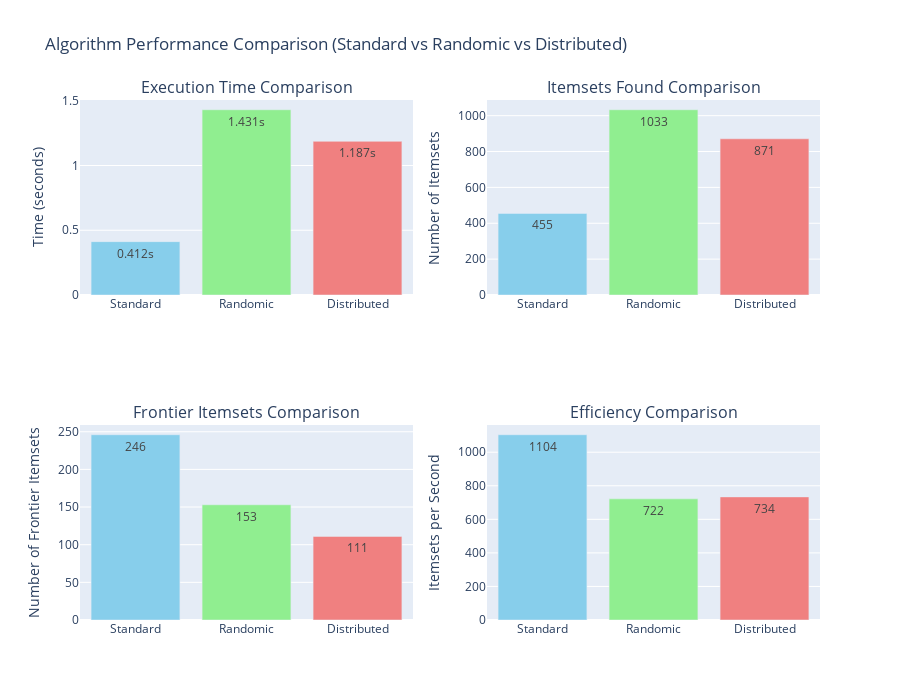

Notebook code for this chart:
### Code cell
# Cell 8.6: Algorithm Performance Visualization
# Create comprehensive algorithm comparison visualization
fig = make_subplots(
    rows=2, cols=2,
    subplot_titles=['Execution Time Comparison', 'Itemsets Found Comparison',
                   'Frontier Itemsets Comparison', 'Efficiency Comparison'],
    specs=[[{"type": "bar"}, {"type": "bar"}],
           [{"type": "bar"}, {"type": "bar"}]]
)

alg_names = list(results.keys())
times = [results[alg]['time'] for alg in alg_names]
itemset_counts = [results[alg]['count'] for alg in alg_names]
frontier_counts = [results[alg]['frontier_count'] for alg in alg_names]
efficiencies = [results[alg]['count']/results[alg]['time'] for alg in alg_names]

colors = ['skyblue', 'lightgreen', 'lightcoral']

# Execution time comparison
fig.add_trace(
    go.Bar(x=alg_names, y=times, name="Execution Time", 
           marker_color=colors, text=[f"{t:.3f}s" for t in times], 
           textposition='auto'),
    row=1, col=1
)

# Itemsets found comparison
fig.add_trace(
    go.Bar(x=alg_names, y=itemset_counts, name="Total Itemsets", 
           marker_color=colors, text=itemset_counts, 
           textposition='auto'),
    row=1, col=2
)

# Frontier itemsets comparison
fig.add_trace(
    go.Bar(x=alg_names, y=frontier_counts, name="Frontier Itemsets", 
           marker_color=colors, text=frontier_counts, 
           textposition='auto'),
    row=2, col=1
)

# Efficiency comparison
fig.add_trace(
    go.Bar(x=alg_names, y=efficiencies, name="Efficiency", 
           marker_color=colors, text=[f"{e:.0f}" for e in efficiencies], 
           textposition='auto'),
    row=2, col=2
)

fig.update_layout(
    height=700,
    title_text="Algorithm Performance Comparison (Standard vs Randomic vs Distributed)",
    showlegend=False
)

# Update axes labels
fig.update_yaxes(title_text="Time (seconds)", row=1, col=1)
fig.update_yaxes(title_text="Number of Itemsets", row=1, col=2)
fig.update_yaxes(title_text="Number of Frontier Itemsets", row=2, col=1)
fig.update_yaxes(title_text="Itemsets per Second", row=2, col=2)

fig.show()

# Save the plot as PNG (with error handling)
try:
    pio.write_image(fig, "final_results/plots/02_algorithm_comparison.png", width=1200, height=700, scale=2)
    print("💾 Plot saved as: final_results/plots/02_algorithm_comparison.png")
except ValueError as e:
    if "kaleido" in str(e):
        print("⚠️  Kaleido not available. Saving as HTML instead...")
        fig.write_html("final_results/plots/02_algorithm_comparison.html")
        print("💾 Plot saved as: final_results/plots/02_algorithm_comparison.html")
    else:
        print(f"❌ Error saving plot: {e}")

print("📊 Algorithm comparison visualization complete!")
print("\n🔍 Key Insights:")
print(f"   • Fastest algorithm: {alg_names[times.index(min(times))]}")
print(f"   • Most itemsets found: {alg_names[itemset_counts.index(max(itemset_counts))]}")
print(f"   • Most efficient: {alg_names[efficiencies.index(max(efficiencies))]}")
print(f"   • Best frontier discovery: {alg_names[frontier_counts.index(max(frontier_counts))]}")

### Figure 1 — Plotly figure (JSON) as saved in the notebook; plotly's stock layout.template omitted (floating-point values rounded to 4 significant figures)
{"data": [{"marker": {"color": ["skyblue", "lightgreen", "lightcoral"]}, "name": "Execution Time", "text": ["0.412s", "1.431s", "1.187s"], "textposition": "auto", "type": "bar", "x": ["Standard", "Randomic", "Distributed"], "xaxis": "x", "y": [0.4121, 1.431, 1.187], "yaxis": "y"}, {"marker": {"color": ["skyblue", "lightgreen", "lightcoral"]}, "name": "Total Itemsets", "text": ["455", "1033", "871"], "textposition": "auto", "type": "bar", "x": ["Standard", "Randomic", "Distributed"], "xaxis": "x2", "y": [455, 1033, 871], "yaxis": "y2"}, {"marker": {"color": ["skyblue", "lightgreen", "lightcoral"]}, "name": "Frontier Itemsets", "text": ["246", "153", "111"], "textposition": "auto", "type": "bar", "x": ["Standard", "Randomic", "Distributed"], "xaxis": "x3", "y": [246, 153, 111], "yaxis": "y3"}, {"marker": {"color": ["skyblue", "lightgreen", "lightcoral"]}, "name": "Efficiency", "text": ["1104", "722", "734"], "textposition": "auto", "type": "bar", "x": ["Standard", "Randomic", "Distributed"], "xaxis": "x4", "y": [1104.0, 722.0, 733.8], "yaxis": "y4"}], "layout": {"annotations": [{"font": {"size": 16}, "showarrow": false, "text": "Execution Time Comparison", "x": 0.225, "xanchor": "center", "xref": "paper", "y": 1, "yanchor": "bottom", "yref": "paper"}, {"font": {"size": 16}, "showarrow": false, "text": "Itemsets Found Comparison", "x": 0.775, "xanchor": "center", "xref": "paper", "y": 1, "yanchor": "bottom", "yref": "paper"}, {"font": {"size": 16}, "showarrow": false, "text": "Frontier Itemsets Comparison", "x": 0.225, "xanchor": "center", "xref": "paper", "y": 0.375, "yanchor": "bottom", "yref": "paper"}, {"font": {"size": 16}, "showarrow": false, "text": "Efficiency Comparison", "x": 0.775, "xanchor": "center", "xref": "paper", "y": 0.375, "yanchor": "bottom", "yref": "paper"}], "height": 700, "showlegend": false, "title": {"text": "Algorithm Performance Comparison (Standard vs Randomic vs Distributed)"}, "xaxis": {"anchor": "y", "domain": [0, 0.45]}, "xaxis2": {"anchor": "y2", "domain": [0.55, 1]}, "xaxis3": {"anchor": "y3", "domain": [0, 0.45]}, "xaxis4": {"anchor": "y4", "domain": [0.55, 1]}, "yaxis": {"anchor": "x", "domain": [0.625, 1], "title": {"text": "Time (seconds)"}}, "yaxis2": {"anchor": "x2", "domain": [0.625, 1], "title": {"text": "Number of Itemsets"}}, "yaxis3": {"anchor": "x3", "domain": [0, 0.375], "title": {"text": "Number of Frontier Itemsets"}}, "yaxis4": {"anchor": "x4", "domain": [0, 0.375], "title": {"text": "Itemsets per Second"}}}}
